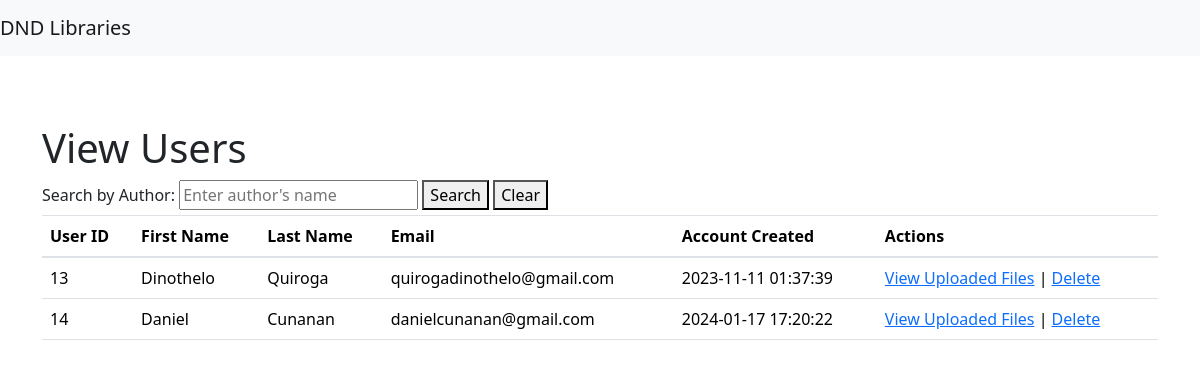
The app's page /view_users.php with its own data.
### tables this page shows
CREATE TABLE `users` (
  `user_id` int(11) NOT NULL,
  `firstName` varchar(255) DEFAULT NULL,
  `lastName` varchar(255) DEFAULT NULL,
  `email` varchar(255) DEFAULT NULL,
  `password` varchar(255) DEFAULT NULL,
  `roles` varchar(255) DEFAULT NULL,
  `created_at` datetime DEFAULT NULL
);

### view_users.php (the view, shortened to what this page needs)
<?php
require_once 'config.php';
$sql = "SELECT user_id, firstName, lastName, email, roles, created_at FROM users WHERE user_id != 0";
$result = mysqli_query($mysqli, $sql);
if ($result) {
    $users = mysqli_fetch_all($result, MYSQLI_ASSOC);
} else {
    die("Error: " . mysqli_error($mysqli));
}
?>
<!DOCTYPE html>
<html lang="en">
<head>
    <link rel="stylesheet" href="https://stackpath.bootstrapcdn.com/bootstrap/4.3.1/css/bootstrap.min.css">
    <link rel="stylesheet" href="css\bootstrap.min.css">
    <link rel="stylesheet" href="js\bootstrap.bundle.min.js">
</head>
<body>
<nav class="navbar navbar-expand-lg navbar-light bg-light fixed-top">
    <a class="navbar-brand" href="admin_dashboard.php">DND Libraries</a>
</nav>
<div class="container mt-5">
    <h1>View Users</h1>
    <form id="authorSearchForm">
        <label for="authorSearch">Search by Author:</label>
        <input type="text" id="authorSearch" placeholder="Enter author's name">
        <button type="button" onclick="searchByAuthor()">Search</button>
        <button type="button" onclick="clearAuthorSearch()">Clear</button>
    </form>
    <table class="table">
        <thead>
            <tr>
                <th>User ID</th>
                <th>First Name</th>
                <th>Last Name</th>
                <th>Email</th>
                <th>Account Created</th>
                <th>Actions</th>
            </tr>
        </thead>
        <tbody>
            <?php
            if (!empty($users)) {
                foreach ($users as $user) {
                    echo "<tr>";
                    echo "<td>" . $user['user_id'] . "</td>";
                    echo "<td>" . $user['firstName'] . "</td>";
                    echo "<td>" . $user['lastName'] . "</td>";
                    echo "<td>" . $user['email'] . "</td>";
                    echo "<td>" . $user['created_at'] . "</td>";
                    echo '<td>';
                    echo '<a href="uploaded_files.php?user_id=' . $user['user_id'] . '">View Uploaded Files</a>';
                    echo ' | ';
                    echo '<a href="delete_user.php?user_id=' . $user['user_id'] . '">Delete</a>';
                    echo '</td>';
                    echo "</tr>";
                }
            } else {
                echo "<tr><td colspan='6'>No users found.</td></tr>";
            }
            ?>
        </tbody>
    </table>
</div>
</body>
</html>

### view_users.php (style rules this page uses)
body { padding-top: 56px; }
@media (min-width: 768px) { body { padding-top: 76px; } }

### records on screen
users: user_id "13", firstName "Dinothelo", lastName "Quiroga", email "quirogadinothelo@gmail.com", created_at "2023-11-11 01:37:39"
users: user_id "14", firstName "Daniel", lastName "Cunanan", email "danielcunanan@gmail.com", created_at "2024-01-17 17:20:22"
